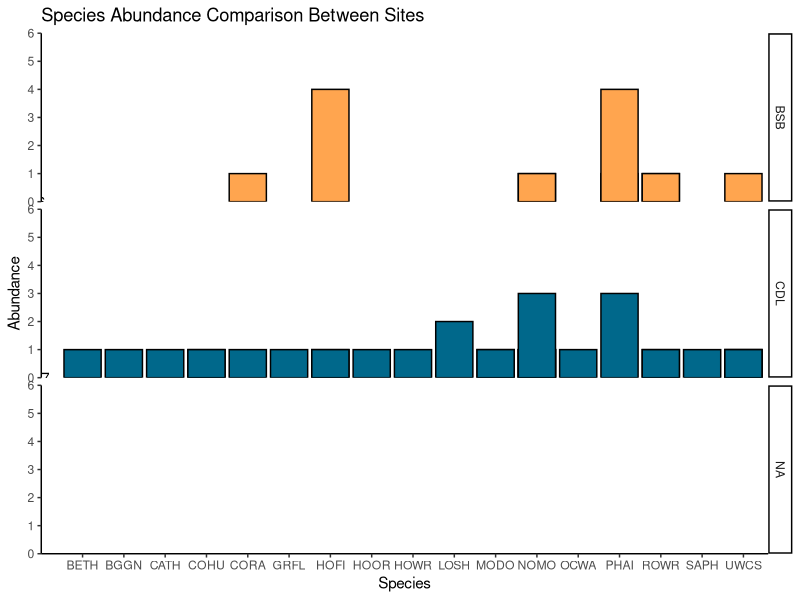
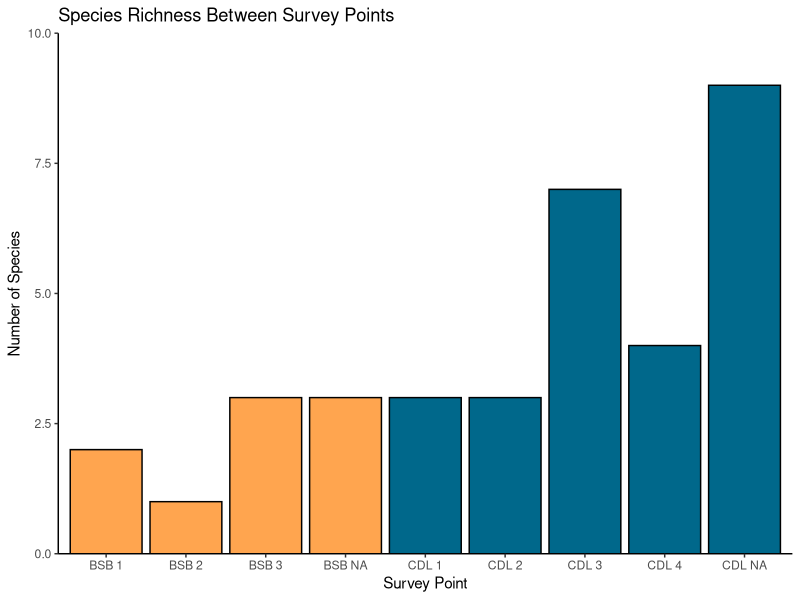
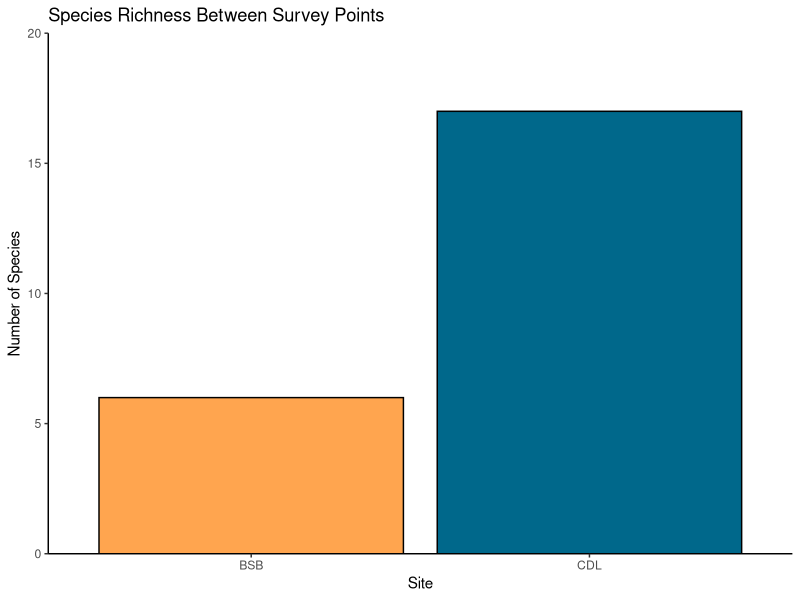
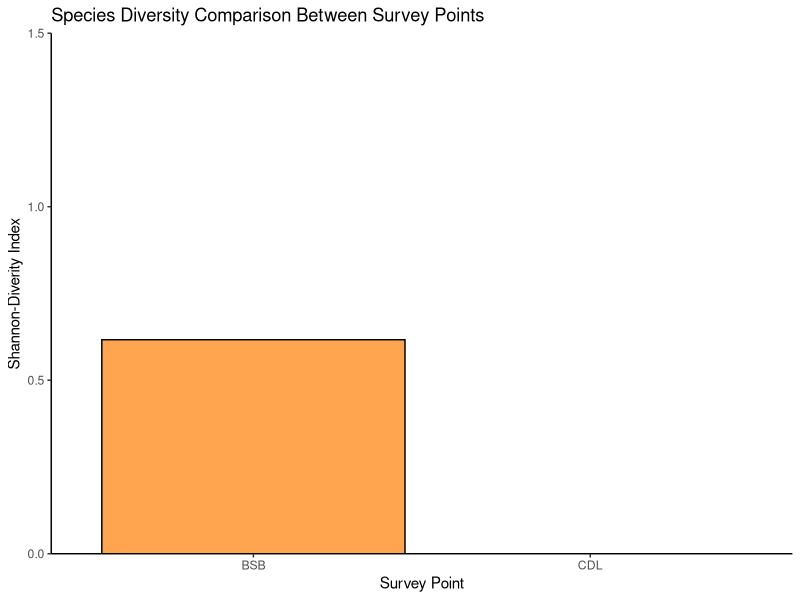
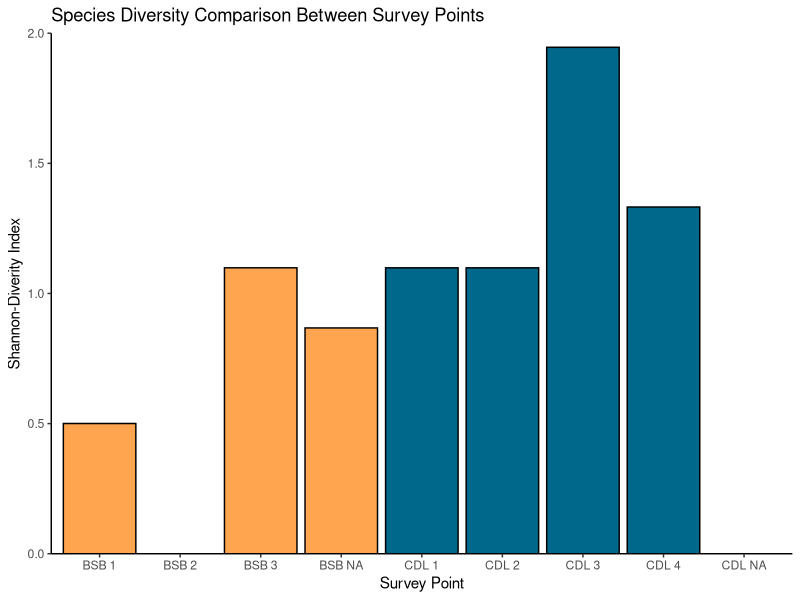
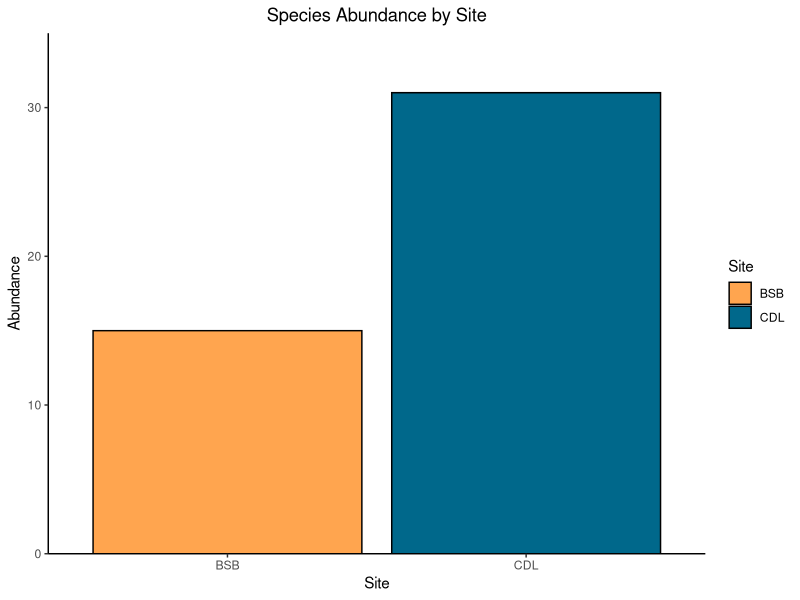
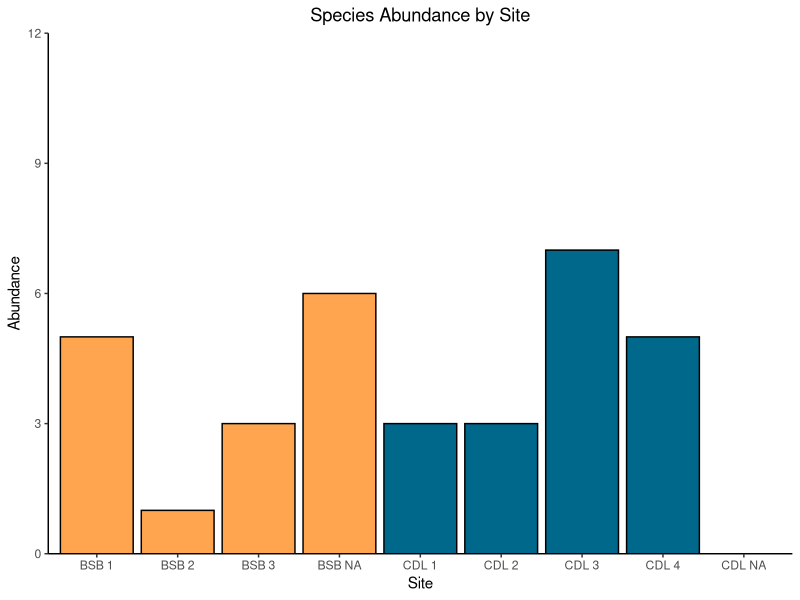

These figures' R source, in order: (Note: this script raises an error after producing the figures.)
## ---- chunk 1
library(ggplot2)
library(tidyverse)
library(vegan)
## ---- chunk 2
#Load csv files
bird1 <-read.csv("Bird Survey Data - December 2023.csv")
bird2 <-read.csv("Bird Survey Data - February 2024.csv")
## ---- chunk 3
#Merge data sets
bird <- bind_rows(bird1, bird2) 
#Make a new column that combines the Site and Survey point
bird$SiteID<- paste(bird$Site, bird$Point)
#Change date from mm/dd/yyyy to yyyy-mm-dd
bird$Date<-as.Date(bird$Date, "%m/%d/%y")

## ---- chunk 4
#Summarize count of each bird species found at each site
birdcount <- bird %>%
  group_by(SiteID, Species, Date, Site) %>%
  summarise(Count = n()) %>%
  ungroup()

## ---- chunk 5
#These lines of code add 0 to species that were observed in one siteID but not the others
bird_zero <- expand.grid(Species = unique(birdcount$Species), SiteID = unique(birdcount$SiteID)) 
#Joins bird_zero and birdcount into one dataframe by matching Species and Site ID
bird_zero <- left_join(bird_zero, birdcount, by = c("Species", "SiteID"))
#If bird count is NA, replace with 0
bird_zero$Count[is.na(bird_zero$Count)] <- 0

species_count <- bird_zero %>%
  group_by(Site) %>%
  summarize(Richness = n_distinct(Species)) %>%
  filter(Site=="BSB"| Site=="CDL")
## ---- chunk 6
#log transform data
bird_zero$Countln <- log((bird_zero$Count)+1)
#Only keep specified columns
bird_zero<- bird_zero %>%
  select(Species, SiteID, Site, Count, Countln)
## ---- chunk 7
ggplot() +
  geom_bar(data = bird_zero, aes(x = Species, y = Count, fill = Site), stat = "identity", position = "dodge", color = "black") +
  geom_text(data = species_count, aes(x = 0, y = 0, label = Richness)) +
  labs(title = "Species Abundance Comparison Between Sites",
       x = "Species", y = "Abundance") +
  scale_fill_manual(values = c("BSB" = "tan1", "CDL" = "deepskyblue4")) +
 theme(plot.title = element_text(hjust = 0.5))+
  scale_y_continuous(expand = c(0, 0),limits = c(0,6)) + facet_grid(Site~.)+
  theme_classic()+
  guides(fill = FALSE)
## ---- chunk 8
#Species richness at each survey point
species_richness_point<- birdcount %>%
  group_by(SiteID) %>%
  summarize(Richness = n_distinct(Species))

## ---- chunk 9
#Graph species richness by survey point
ggplot() +
  geom_bar(data = species_richness_point, aes(x = SiteID, y = Richness, fill = ifelse(grepl("^BSB", SiteID), "BSB", "CDL")), stat = "identity", position = "dodge", color = "black") +
  labs(title = "Species Richness Between Survey Points",
       x = "Survey Point", y = "Number of Species") +
  scale_fill_manual(values = c("BSB" = "tan1", "CDL" = "deepskyblue4")) +
  theme(plot.title = element_text(hjust = 0.5))+
  scale_y_continuous(expand = c(0, 0),limits = c(0,10)) + 
  theme_classic()+
  guides(fill = FALSE)
## ---- chunk 10
#Species richness at each survey site
species_richness_site<- birdcount %>%
  group_by(Site) %>%
  summarize(Richness = n_distinct(Species))
## ---- chunk 11
#Graph species richness by survey site
ggplot() +
  geom_bar(data = species_richness_site, aes(x = Site, y = Richness, fill=Site), stat = "identity", position = "dodge", color = "black") +
  labs(title = "Species Richness Between Survey Points",
       x = "Site", y = "Number of Species") +
  scale_fill_manual(values = c("BSB" = "tan1", "CDL" = "deepskyblue4")) +
  theme(plot.title = element_text(hjust = 0.5))+
  scale_y_continuous(expand = c(0, 0),limits = c(0,20)) + 
  theme_classic()+
  guides(fill = FALSE)
## ---- chunk 12
#Calculate relative abundance of each survey point
birdcount2 <- birdcount %>%
  group_by(SiteID, Date) %>%
  mutate(Relative_Abundance = Count / sum(Count))

#Calculate the Shannon-diversity index for each survey point separated by date
shannon_index <- birdcount2 %>%
  group_by(SiteID, Site, Date) %>%
  summarize(Shannon_Index = -sum(Relative_Abundance * log(Relative_Abundance)))
## ---- chunk 13
#Calculate the average Shannon-diversity index for each survey point
surveysite_diversity <- shannon_index %>%
  group_by(Site) %>%
  summarise(across(where(is.numeric), mean, na.rm = TRUE))
## ---- chunk 14
#Graph by total in each survey site
ggplot() +
  geom_bar(data = surveysite_diversity, aes(x = Site, y = Shannon_Index, fill = ifelse(grepl("^BSB", Site), "BSB", "CDL")), stat = "identity", position = "dodge", color = "black") +
  labs(title = "Species Diversity Comparison Between Survey Points",
       x = "Survey Point", y = "Shannon-Diverity Index") +
  scale_fill_manual(values = c("BSB" = "tan1", "CDL" = "deepskyblue4")) +
  theme(plot.title = element_text(hjust = 0.5))+
  scale_y_continuous(expand = c(0, 0),limits = c(0,1.5)) + 
  theme_classic()+
  guides(fill = FALSE)
## ---- chunk 15
#Calculate the average Shannon-diversity index for each survey point
surveypoint_diversity <- shannon_index %>%
  group_by(SiteID) %>%
  summarise(across(where(is.numeric), mean, na.rm = TRUE))
## ---- chunk 16
#Graph by total in each survey point
ggplot() +
  geom_bar(data = surveypoint_diversity, aes(x = SiteID, y = Shannon_Index, fill = ifelse(grepl("^BSB", SiteID), "BSB", "CDL")), stat = "identity", position = "dodge", color = "black") +
  labs(title = "Species Diversity Comparison Between Survey Points",
       x = "Survey Point", y = "Shannon-Diverity Index") +
  scale_fill_manual(values = c("BSB" = "tan1", "CDL" = "deepskyblue4")) +
  theme(plot.title = element_text(hjust = 0.5))+
  scale_y_continuous(expand = c(0, 0),limits = c(0,2)) + 
  theme_classic()+
  guides(fill = FALSE)

## ---- chunk 17
#total bird count per site
birdtotal <- bird %>%
  group_by(Site) %>%
  summarise(Count = n()) %>%
  ungroup()
## ---- chunk 18
#Graph of abundance at each site
ggplot(birdtotal, aes(x = Site, y = Count, fill=Site)) +
  geom_bar(stat = "identity", color="black") +
  labs(x = "Site", y = "Abundance", title = "Species Abundance by Site") +
  scale_fill_manual(values = c("BSB" = "tan1", "CDL" = "deepskyblue4"))+
  scale_y_continuous(expand = c(0, 0),limits = c(0,35)) +
  theme_classic()+
  theme(plot.title = element_text(hjust = 0.5))
## ---- chunk 19
#total bird count per survey point
birdtotal_site <- bird %>%
  group_by(SiteID) %>%
  summarise(Count = n()) %>%
  ungroup()
## ---- chunk 20
ggplot(birdtotal_site, aes(x = SiteID, y = Count, fill = ifelse(grepl("^BSB", SiteID), "BSB", "CDL"))) +
  geom_bar(stat = "identity", color="black") +
  labs(x = "Site", y = "Abundance", title = "Species Abundance by Site") +
  scale_fill_manual(values = c("BSB" = "tan1", "CDL" = "deepskyblue4"))+
  scale_y_continuous(expand = c(0, 0),limits = c(0,12)) +
  theme_classic()+
  theme(plot.title = element_text(hjust = 0.5))+
  guides(fill = FALSE)
## ---- chunk 21
#total bird count by site and date
birdtotal_dateSite <- bird %>%
  group_by(Site, Date) %>%
  summarise(Count = n()) %>%
  ungroup()
## ---- chunk 22

## ---- chunk 23
#total bird count by survey point and date
birdtotal_date <- bird %>%
  group_by(SiteID, Date) %>%
  summarise(Count = n()) %>%
  ungroup()
## ---- chunk 24

## ---- chunk 25
migratory <- bird %>%
  group_by(Resident, Site) %>%
  summarise(Count = n())

## ---- chunk 26
ggplot(migratory, aes(x = Resident, y = Count, fill=Site)) +
  geom_bar(stat = "identity", position="dodge", color="black") +
  labs(x="Residency Status", y = "Abundance", 
       title = "Resident vs Migratory Birds by Site") +
  scale_fill_manual(values = c("BSB" = "tan1", "CDL" = "deepskyblue4"))+
  scale_x_discrete(labels = c("No" = "Migratory", "Yes" = "Resident"))+
  scale_y_continuous(expand = c(0, 0), limits = c(0, 25), 
                     labels = scales::number_format(scale = 1, accuracy = 1)) +
  theme_classic()+
  theme(plot.title = element_text(hjust = 0.5))
## ---- chunk 27
birdRAI <- birdcount |> 
  mutate(RAI = Count/2)
 #mutate(MonthYear = mdy(paste(Month,"1",Year,sep = "/"))) 
## ---- chunk 28
#Not the best to represent RAI
birdRAI |> 
  ggplot(aes(y = RAI, x = Date, color = Site)) + 
  geom_point() + 
  geom_line() + 
  facet_wrap(Site ~. )
